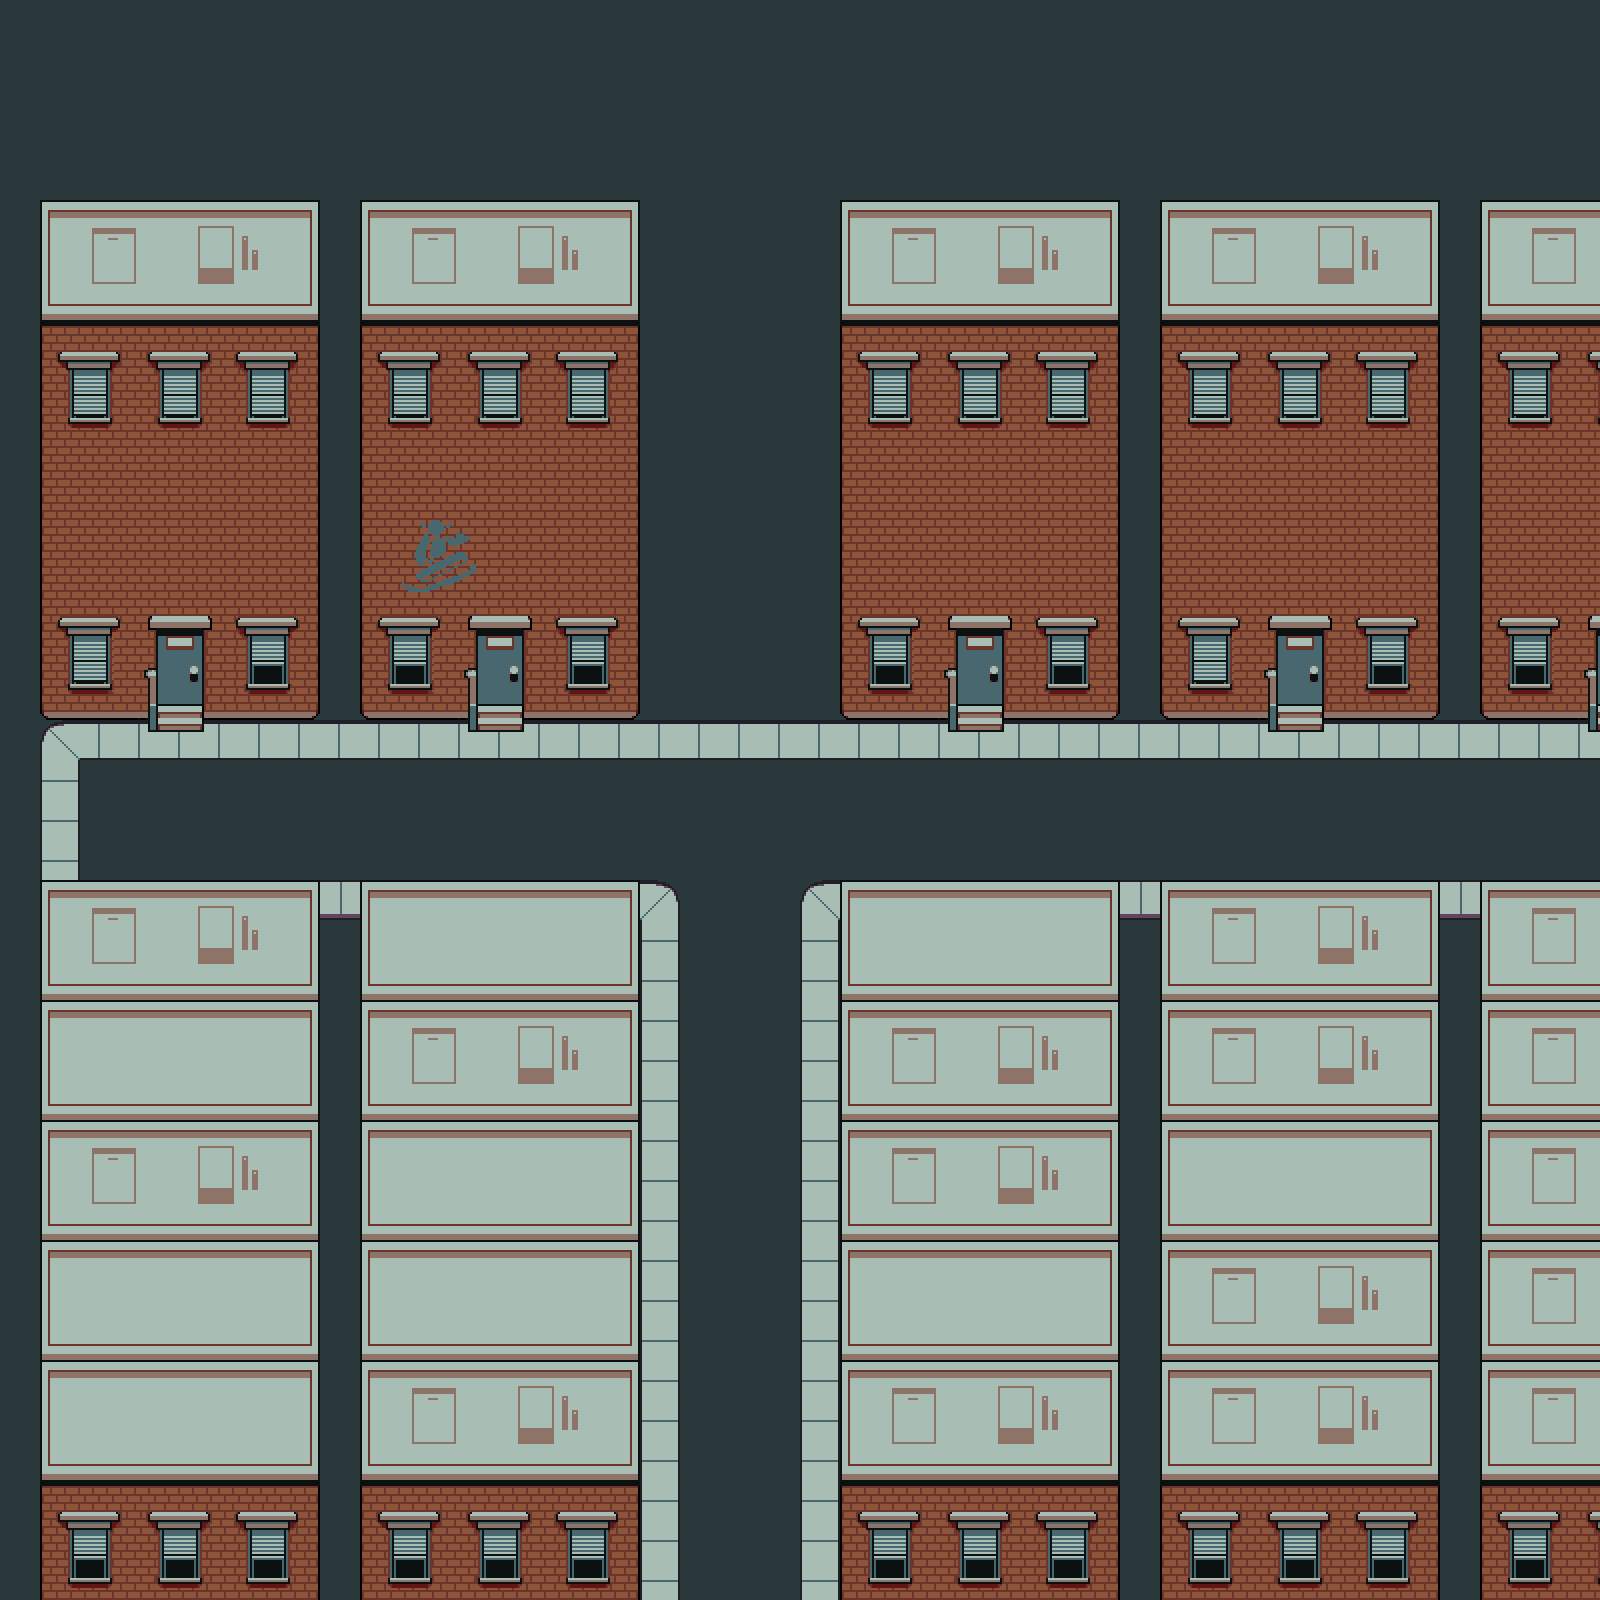

The image is a tile-based game level rendered from a .tmx file. Its description and source (layers, tilesets, objects; grid data summarised) follow:
An orthogonal 40x40 tile map with 40x40 px tiles, 3 tile layers (Tile Layer 1, Tile Layer 2, Tile Layer 3) and 14 objects (2x transition, 2x script, npc, stuckcheck, interactable, ...).

<map version="1.10" tiledversion="1.10.1" orientation="orthogonal" renderorder="right-down" width="40" height="40" tilewidth="40" tileheight="40" infinite="0" nextlayerid="7" nextobjectid="17">
 <editorsettings>
  <export target="city1.lua" format="lua" />
 </editorsettings>
 <properties>
  <property name="music" value="This is the music in the scene where the main character finds out about aliens or something there's really not much to it" />
 </properties>
 <tileset firstgid="1" source="../tilesets/city.tsx" />
 <layer id="1" name="Tile Layer 1" width="40" height="40">
  <data>[1600 cells, 1600 non-empty, 1 distinct tile ids]</data>
 </layer>
 <layer id="5" name="Tile Layer 2" width="40" height="40">
  <data>[1600 cells, 1042 non-empty, 159 distinct tile ids]</data>
 </layer>
 <layer id="6" name="Tile Layer 3" width="40" height="40">
  <data>[1600 cells, 13 non-empty, 3 distinct tile ids]</data>
 </layer>
 <objectgroup color="#ff00ff" id="2" name="objects">
  <object id="6" name="transition" x="600" y="1600" width="280" height="130">
   <properties>
    <property name="map" value="desslocks" />
    <property name="marker" value="spawn" />
   </properties>
  </object>
  <object id="7" name="script" x="640" y="1040" width="200" height="40">
   <properties>
    <property name="cutscene" value="desshere.desswalk1" />
   </properties>
  </object>
  <object id="8" name="npc" x="320" y="850">
   <properties>
    <property name="actor" value="dess" />
    <property name="cond" value="Game:getFlag(&quot;dessIsHereScene&quot;, 0) &lt; 1" />
    <property name="facing" value="right" />
   </properties>
   <point />
  </object>
  <object id="11" name="stuckcheck" x="640" y="1560" width="200" height="40" />
  <object id="13" name="script" x="1220" y="720" width="40" height="160">
   <properties>
    <property name="cutscene" value="desshere.desswalk2" />
   </properties>
  </object>
  <object id="14" name="transition" x="1600" y="640" width="110" height="360">
   <properties>
    <property name="map" value="city2" />
    <property name="marker" value="entrance1" />
   </properties>
  </object>
  <object id="16" name="interactable" x="120" y="800" width="40" height="40">
   <properties>
    <property name="sprite" value="world/events/treasure_chest_2" />
    <property name="text" value="* (The chest is empty.)" />
   </properties>
  </object>
 </objectgroup>
 <objectgroup color="#0000ff" id="3" name="collision">
  <object id="1" x="0" y="880" width="640" height="720" />
  <object id="2" x="840" y="880" width="760" height="720" />
  <object id="3" x="0" y="0" width="1600" height="720" />
  <object id="9" x="0" y="720" width="40" height="160" />
 </objectgroup>
 <objectgroup color="#aa00ff" id="4" name="markers">
  <object id="4" name="spawn" x="740" y="1350">
   <point />
  </object>
  <object id="5" name="entrance1" x="740" y="1530">
   <point />
  </object>
  <object id="15" name="entrance2" x="1530" y="820">
   <point />
  </object>
 </objectgroup>
</map>